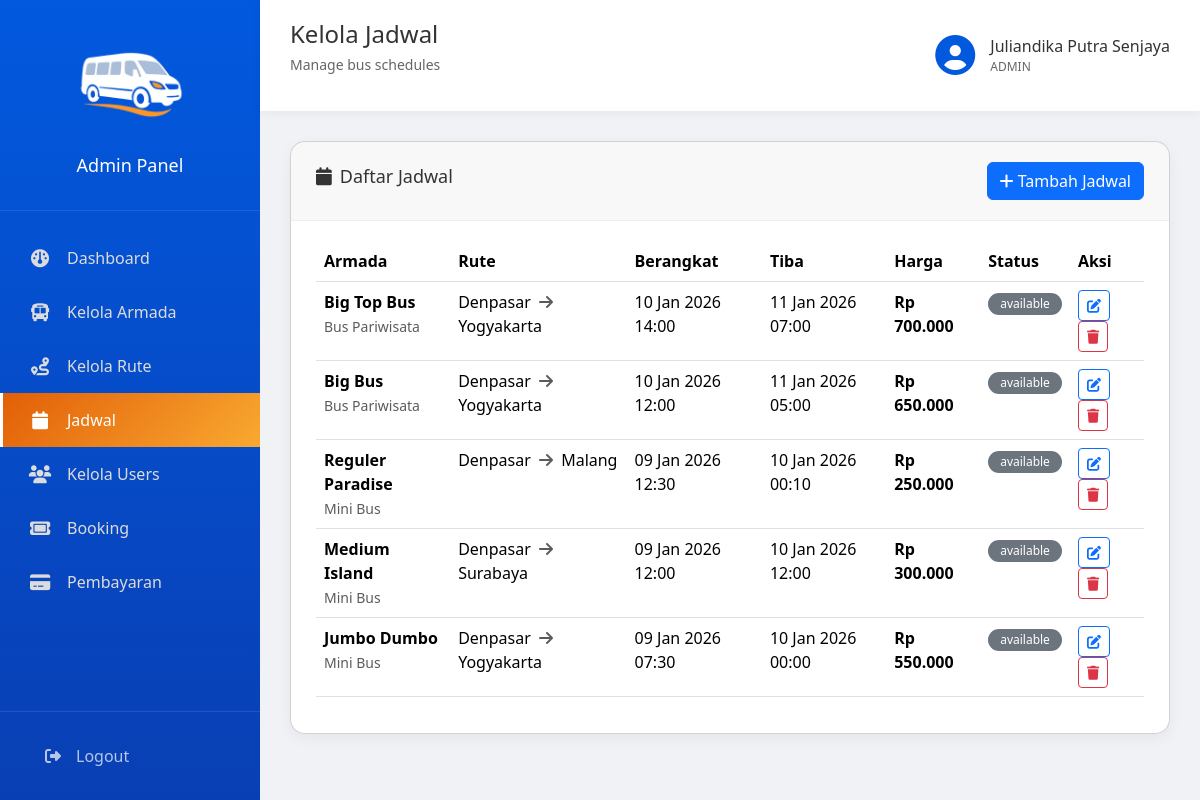
Screenshot of /admin/schedules.php (signed in) with the database file from the repository.
### tables this page shows
CREATE TABLE `tb_schedule` (
  `schedule_id` int NOT NULL AUTO_INCREMENT,
  `route_id` int NOT NULL,
  `bus_id` int NOT NULL,
  `departure_time` datetime NOT NULL,
  `arrival_time` datetime NOT NULL,
  `price` decimal(10,2) NOT NULL,
  `status` enum('available','cancelled','finished') DEFAULT 'available',
  PRIMARY KEY (`schedule_id`),
  KEY `idx_route` (`route_id`),
  KEY `idx_bus` (`bus_id`),
  CONSTRAINT `fk_schedule_bus` FOREIGN KEY (`bus_id`) REFERENCES `tb_buss` (`bus_id`) ON DELETE CASCADE,
  CONSTRAINT `fk_schedule_route` FOREIGN KEY (`route_id`) REFERENCES `tb_route` (`route_id`) ON DELETE CASCADE
);

CREATE TABLE `tb_buss` (
  `bus_id` int NOT NULL AUTO_INCREMENT,
  `bus_number` varchar(50) NOT NULL,
  `model` varchar(100) NOT NULL,
  `bus_type` enum('big_bus','mini_bus','hiace','innova','avanza') DEFAULT 'big_bus',
  `description` text,
  `seat_capacity` int NOT NULL,
  `facilities` text,
  `image_url` varchar(255) DEFAULT NULL,
  `image_banner` varchar(255) DEFAULT NULL,
  `status` enum('active','maintenance','inactive') DEFAULT 'active',
  PRIMARY KEY (`bus_id`),
  UNIQUE KEY `bus_number` (`bus_number`)
);

CREATE TABLE `tb_route` (
  `route_id` int NOT NULL AUTO_INCREMENT,
  `departure_city` varchar(100) NOT NULL,
  `arrival_city` varchar(100) NOT NULL,
  `distance_km` int DEFAULT NULL,
  `estimated_duration` varchar(50) DEFAULT NULL,
  `is_active` tinyint(1) DEFAULT '1',
  PRIMARY KEY (`route_id`)
);

### admin/schedules.php (the view, shortened to what this page needs)
<?php
require_once 'templates/functions.php';
require_once 'templates/header.php';
$action = $_GET['action'] ?? 'list';
$pdo = getDB();
$stmt = $pdo->query("
    SELECT s.*, b.model, b.bus_number, b.bus_type,
           r.departure_city, r.arrival_city
    FROM tb_schedule s
    LEFT JOIN tb_buss b ON s.bus_id = b.bus_id
    LEFT JOIN tb_route r ON s.route_id = r.route_id
    ORDER BY s.departure_time DESC
");
$schedules = $stmt->fetchAll();
?>
<?php if ($action === 'list'): ?>
<div class="card">
    <div class="card-header d-flex justify-content-between align-items-center">
        <h2><i class="fa-solid fa-calendar me-2"></i>Daftar Jadwal</h2>
        <a href="?action=add" class="btn btn-primary">
            <i class="fa-solid fa-plus"></i> Tambah Jadwal
        </a>
    </div>
    <div class="card-body">
        <table class="table table-hover">
            <thead>
                <tr>
                    <th>Armada</th>
                    <th>Rute</th>
                    <th>Berangkat</th>
                    <th>Tiba</th>
                    <th>Harga</th>
                    <th>Status</th>
                    <th>Aksi</th>
                </tr>
            </thead>
            <tbody>
                <?php if (empty($schedules)): ?>
                <tr>
                    <td colspan="7" class="text-center text-muted py-4">Belum ada jadwal</td>
                </tr>
                <?php else: ?>
                <?php foreach ($schedules as $s): ?>
                <tr>
                    <td>
                        <strong><?php echo htmlspecialchars($s['model'] ?: $s['bus_number']); ?></strong>
                        <br><small class="text-muted"><?php echo getBusTypeLabel($s['bus_type']); ?></small>
                    </td>
                    <td>
                        <?php echo htmlspecialchars($s['departure_city']); ?>
                        <i class="fa-solid fa-arrow-right text-muted mx-1"></i>
                        <?php echo htmlspecialchars($s['arrival_city']); ?>
                    </td>
                    <td><?php echo formatDate($s['departure_time']); ?></td>
                    <td><?php echo formatDate($s['arrival_time']); ?></td>
                    <td><strong><?php echo formatRupiah($s['price']); ?></strong></td>
                    <td><?php echo getStatusBadge($s['status']); ?></td>
                    <td>
                        <a href="?action=edit&id=<?php echo $s['schedule_id']; ?>" class="btn btn-sm btn-outline-primary">
                            <i class="fa-solid fa-edit"></i>
                        </a>
                        <button type="button" class="btn btn-sm btn-outline-danger"
                                onclick="confirmDelete(<?php echo $s['schedule_id']; ?>)">
                            <i class="fa-solid fa-trash"></i>
                        </button>
                    </td>
                </tr>
                <?php endforeach; ?>
                <?php endif; ?>
            </tbody>
        </table>
    </div>
</div>
<?php endif; ?>
<?php require_once 'templates/footer.php'; ?>

### admin/templates/functions.php (shortened to what this page needs)
<?php
function formatRupiah($amount) {
    return 'Rp ' . number_format($amount, 0, ',', '.');
}
function formatDate($date, $format = 'd M Y H:i') {
    return date($format, strtotime($date));
}
function getBusTypeLabel($type) {
    $labels = [
        'big_bus' => 'Bus Pariwisata',
        'mini_bus' => 'Mini Bus',
        'hiace' => 'Toyota Hiace',
    ];
    if (isset($labels[$type])) {
        return $labels[$type];
    } else {
        return $type;
    }
}
function getStatusBadge($status) {
    $badges = [
        'active' => '<span class="badge bg-success">Active</span>',
        'inactive' => '<span class="badge bg-secondary">Inactive</span>',
        'maintenance' => '<span class="badge bg-warning">Maintenance</span>',
        'pending' => '<span class="badge bg-warning">Pending</span>',
        'paid' => '<span class="badge bg-success">Paid</span>',
        'success' => '<span class="badge bg-success">Success</span>',
        'cancelled' => '<span class="badge bg-danger">Cancelled</span>',
        'failed' => '<span class="badge bg-danger">Failed</span>',
        'expired' => '<span class="badge bg-secondary">Expired</span>',
        'available' => '<span class="badge bg-success">Available</span>',
        'finished' => '<span class="badge bg-info">Finished</span>',
    ];
    if (isset($badges[$status])) {
        return $badges[$status];
    } else {
        return "<span class='badge bg-secondary'>{$status}</span>";
    }
}

### assets/css/admin.css (style rules this page uses)
* { margin: 0; padding: 0; box-sizing: border-box; }
body { font-family: MyCustomFont1, 'Segoe UI', sans-serif; background: #f0f2f5; }
.card { background: #fff; border-radius: 15px; box-shadow: 0 5px 15px rgba(0, 0, 0, 0.05); overflow: hidden; }
.card-header { padding: 20px 25px; border-bottom: 1px solid #eee; display: flex; justify-content: space-between; align-items: center; }
.card-header h2 { font-size: 18px; color: #333; }
.card-body { padding: 20px 25px; }
.badge { display: inline-block; padding: 5px 12px; border-radius: 20px; font-size: 12px; font-weight: 100 !important; }

### rows the page displays
tb_schedule: bus.model "Big Top Bus", bus.bus_type "Bus Pariwisata", route.departure_city "Denpasar", route.arrival_city "Yogyakarta", departure_time "10 Jan 2026 14:00", arrival_time "11 Jan 2026 07:00", price "Rp 700.000", status "available"
tb_schedule: bus.model "Big Bus", bus.bus_type "Bus Pariwisata", route.departure_city "Denpasar", route.arrival_city "Yogyakarta", departure_time "10 Jan 2026 12:00", arrival_time "11 Jan 2026 05:00", price "Rp 650.000", status "available"
tb_schedule: bus.model "Reguler Paradise", bus.bus_type "Mini Bus", route.departure_city "Denpasar", route.arrival_city "Malang", departure_time "09 Jan 2026 12:30", arrival_time "10 Jan 2026 00:10", price "Rp 250.000", status "available"
tb_schedule: bus.model "Medium Island", bus.bus_type "Mini Bus", route.departure_city "Denpasar", route.arrival_city "Surabaya", departure_time "09 Jan 2026 12:00", arrival_time "10 Jan 2026 12:00", price "Rp 300.000", status "available"
tb_schedule: bus.model "Jumbo Dumbo", bus.bus_type "Mini Bus", route.departure_city "Denpasar", route.arrival_city "Yogyakarta", departure_time "09 Jan 2026 07:30", arrival_time "10 Jan 2026 00:00", price "Rp 550.000", status "available"

### other values shown
$pageTitle "Kelola Jadwal"
$pageSubtitle "Manage bus schedules"
$nama "Juliandika Putra Senjaya"
$role "ADMIN"
